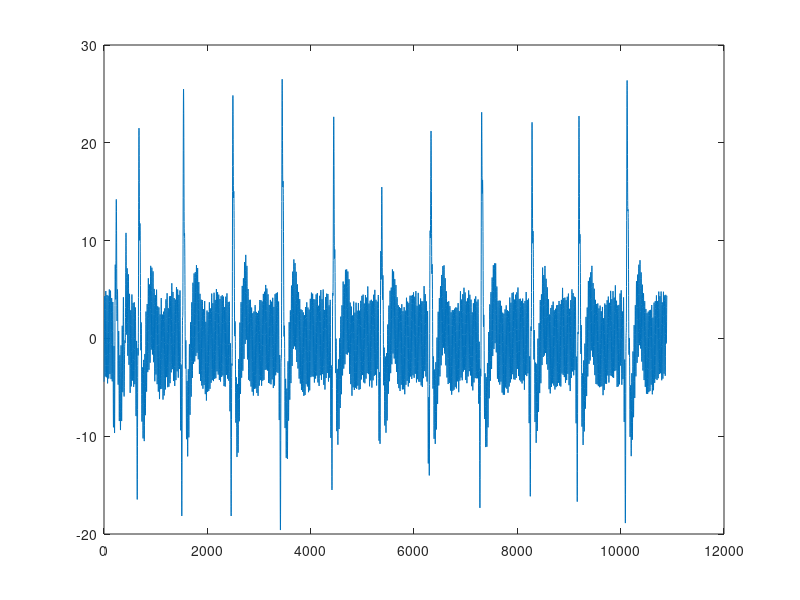

This figure's MATLAB source: (Note: this script raises an error after producing the figure.)
clc;
clear all;
clear;

fps=100;
vec=importdata('2.txt');
[X Y Z]=pca(vec);
approx=Y;
sig=approx;

figure(1)
plot(sig)
R = filterUnit(fps, sig);
saveas(gcf, 'raw_2_aligned','png')

figure(2)
plot(R)
saveas(gcf, 'fil_2_aligned','png')

R=[R R R];
sig1 = sig - mean (sig );    % cancel DC conponents
sig1 = sig1/ max( abs(sig1 )); % normalize to one
% LPF (1-z^-6)^2/(1-z^-1)^2
b=[1 0 0 0 0 0 -2 0 0 0 0 0 1];
a=[1 -2 1];
h_LP=filter(b,a,[1 zeros(1,12)]); % transfer function of LPF

x2p = conv (sig1 ,h_LP);
%x2 = x2 (6+[1: N]); %cancle delay
x2p = x2p/ max( abs(x2p )); % normalize , for convenience .

figure(3)
plot(x2p)
saveas(gcf, 'new_fil_2_aligned','png')

prompt={'SEEN SIGNALS?'};
% Create all your text fields with the questions specified by the variable prompt.
title='PLOT';
% The main title of your input dialog interface.
answer=inputdlg(prompt,title);
SEEN = str2num(answer{1});


prompt={'R NO.','Age:','Medical Condition:','Time of Day:','SBP:','DBP:'};
% Create all your text fields with the questions specified by the variable prompt.
title='DETAILS';
% The main title of your input dialog interface.
answer=inputdlg(prompt,title);
READING_NO = str2num(answer{1});
Age = str2num(answer{2});
Medical_Condition = str2num(answer{3});
Time_of_Day = str2num(answer{4});
SBP = str2num(answer{5});
DBP = str2num(answer{6});


%%
% [pp,ff,fp,pf,ppbyff,ppbyfp,fpbyff,fpbypf,plht,crti,sarea,darea,totalarea,ratioarea,deti,AI,RI]=timeDomainParameters(R,fps);
[pp,ff,fp,pf,ppbyff,ppbyfp,fpbyff,fpbypf,plht,crti,sarea,darea,totalarea,ratioarea,deti,AI,RI,npks]=timeDomainParameters(sig1,fps);
%     else
%         [pp,ff,fp,pf,ppbyff,ppbyfp,fpbyff,fpbypf,plht,crti,sarea,darea,totalarea,ratioarea,deti,AI,RI]=timeDomainParameters(SR(c(i):c(i)+124),fps);
%     
%     end
time=length(sig1)/fps;
bpm=(npks/time)*60
name='2';
fps=100;
[psd,domFreq]=FreqDomainParameters( sig1, fps,name);

    DATA1(1)=READING_NO;
    DATA1(2)=Age;
    DATA1(3)=Medical_Condition;
    DATA1(4)=Time_of_Day;
    DATA1(5)=SBP;
    DATA1(6)=DBP;
    DATA1(7)=pp;
    DATA1(8)=ff;
    DATA1(9)=fp;
    DATA1(10)=pf;
    DATA1(11)=ppbyff;
    DATA1(12)=ppbyfp;
    DATA1(13)=fpbyff;
    DATA1(14)=fpbypf;
    DATA1(15)=plht;
    DATA1(16)=crti;
    DATA1(17)=bpm;
    DATA1(18)=psd;
    DATA1(19)=domFreq(1);
    DATA1(20)=sarea;
    DATA1(21)=darea;
    DATA1(22)=totalarea;
    DATA1(23)=ratioarea;
    DATA1(24)=deti;
    DATA1(25)=AI;
    DATA1(26)=RI;
    
    DATA2=DATA1(:,7:26);
    
       dlmwrite('NEWD.txt',DATA1,'-append')
        dlmwrite('NEWNOD.txt',DATA2,'-append')
%     end